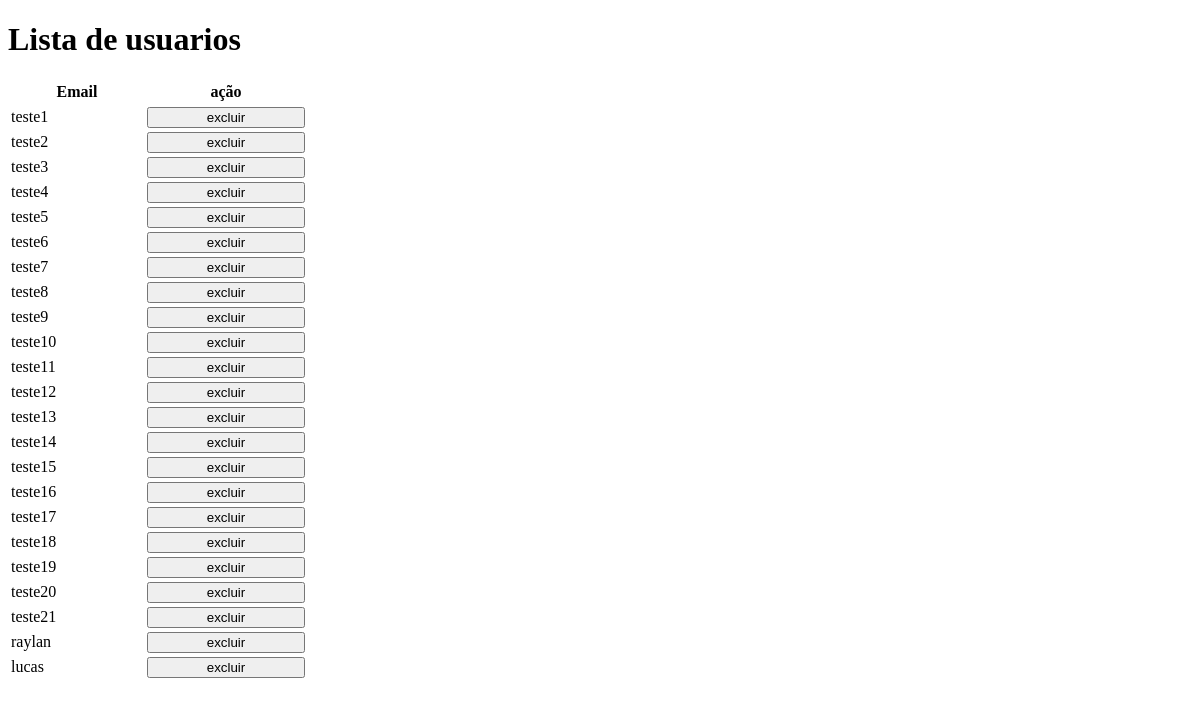
Before: /lista_usuarios.php with the older database file.
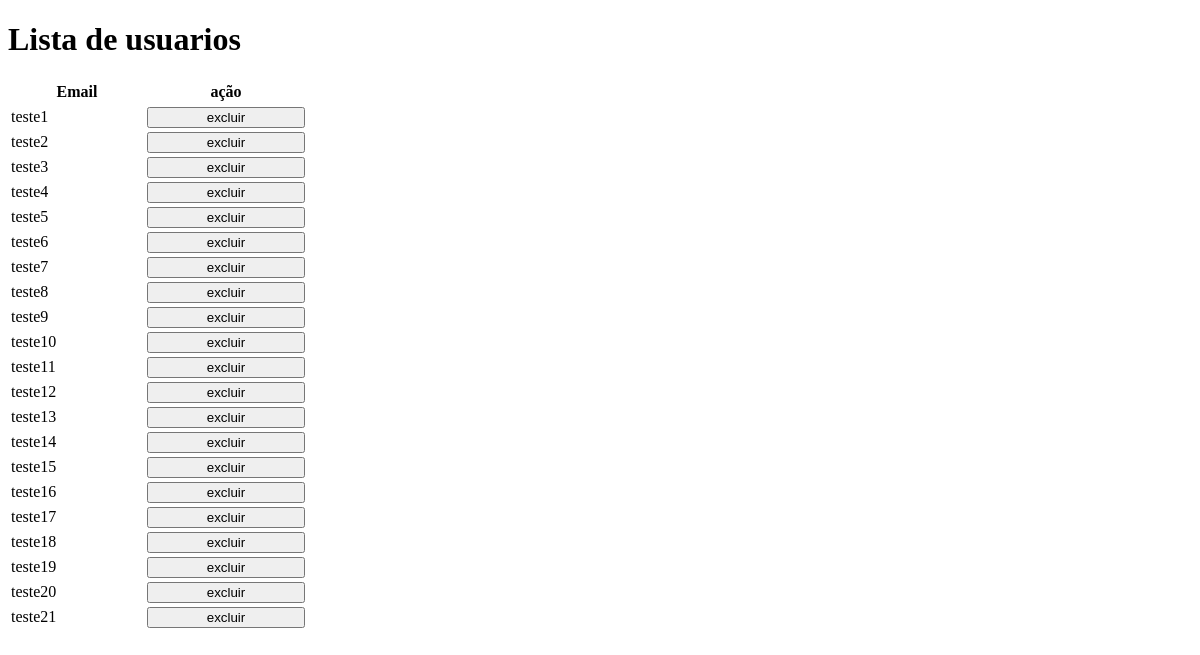
After: the same page with the newer database file.
### tables this page shows
CREATE TABLE usuarios (email STRING, senha STRING);

### lista_usuarios.php (the view, shortened to what this page needs)
<!DOCTYPE html>
<html lang="en">
<head>
</head>
<body>
    <h1>Lista de usuarios</h1>
    <form method="REQUEST" action="excluir_usuario.php">
      <table>
          <thead>
            <tr>
              <th>Email</th>
              <th>ação</th>
            </tr>
          </thead>
          <tbody>
            <tr>
              <?php
              $db = new SQLite3("banco.db");
              $lista = $db->query("SELECT email FROM usuarios");
              $i = 1;
                while($usuario = $lista->fetchArray()){
                  echo "<tr>
                          <td>{$usuario["email"]}</td>
                          <td><button name='botao_$i' value='{$usuario["email"]}'>excluir</button></td>
                        </tr>";
                  $i++;
                }
              ?>
            </tr>
          </tbody>
        </table>
    </form>
</body>
</html>

Changed rows visible on the page:
removed usuarios: email "raylan"
removed usuarios: email "lucas"
